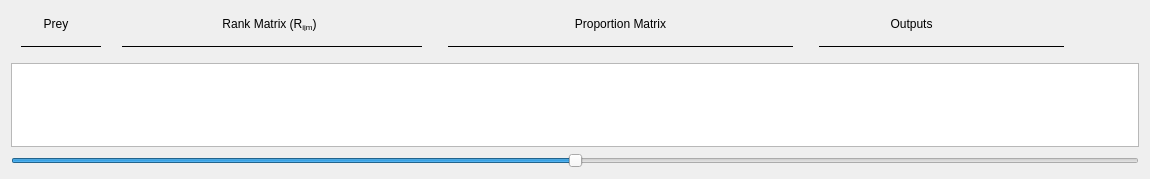
        <widget class="QWidget" name="scrollAreaWidgetContents">
         <property name="geometry">
          <rect>
           <x>0</x>
           <y>0</y>
           <width>1150</width>
           <height>179</height>
          </rect>
         </property>
         <layout class="QVBoxLayout" name="verticalLayout">
          <item>
           <layout class="QHBoxLayout" name="horizontalLayout_2">
            <item>
             <widget class="QLabel" name="Setup_Tab4_PreyLBL">
              <property name="sizePolicy">
               <sizepolicy hsizetype="Fixed" vsizetype="Preferred">
                <horstretch>0</horstretch>
                <verstretch>0</verstretch>
               </sizepolicy>
              </property>
              <property name="minimumSize">
               <size>
                <width>90</width>
                <height>0</height>
               </size>
              </property>
              <property name="maximumSize">
               <size>
                <width>90</width>
                <height>16777215</height>
               </size>
              </property>
              <property name="font">
               <font>
                <weight>75</weight>
                <bold>true</bold>
               </font>
              </property>
              <property name="whatsThis">
               <string>&lt;html&gt;&lt;head/&gt;&lt;body&gt;&lt;p align=&quot;center&quot;&gt;&lt;span style=&quot; font-weight:600;&quot;&gt;Prey&lt;/span&gt;&lt;/p&gt;&lt;p&gt;This is the basic prey data: taxa and relative abundance. The taxa field is automatically completed from the Species Setup tab. Relative abundance is filled in here. Relative abundance is optional and may be set to all 1's.&lt;/p&gt;&lt;/body&gt;&lt;/html&gt;</string>
              </property>
              <property name="lineWidth">
               <number>0</number>
              </property>
              <property name="text">
               <string>&lt;html&gt;&lt;head/&gt;&lt;body&gt;&lt;p align=&quot;center&quot;&gt;&lt;span style=&quot; font-weight:400;&quot;&gt;Prey&lt;/span&gt;&lt;/p&gt;&lt;/body&gt;&lt;/html&gt;</string>
              </property>
              <property name="alignment">
               <set>Qt::AlignBottom|Qt::AlignHCenter</set>
              </property>
             </widget>
            </item>
            <item>
             <widget class="QLabel" name="Setup_Tab4_RankLBL">
              <property name="sizePolicy">
               <sizepolicy hsizetype="Fixed" vsizetype="Preferred">
                <horstretch>0</horstretch>
                <verstretch>0</verstretch>
               </sizepolicy>
              </property>
              <property name="minimumSize">
               <size>
                <width>325</width>
                <height>0</height>
               </size>
              </property>
              <property name="maximumSize">
               <size>
                <width>325</width>
                <height>16777215</height>
               </size>
              </property>
              <property name="font">
               <font>
                <weight>50</weight>
                <bold>false</bold>
               </font>
              </property>
              <property name="whatsThis">
               <string>&lt;html&gt;&lt;head/&gt;&lt;body&gt;&lt;p align=&quot;center&quot;&gt;&lt;span style=&quot; font-weight:600;&quot;&gt;Rank Matrix&lt;/span&gt;&lt;/p&gt;&lt;p&gt;This is the input rank matrix. All fields must be filled in prior to clicking Run. Ranking is represented by numbers 1...N, where 1 is the highest rank and N, the total number of species, is the lowest rank. Columns are defined as follows:&lt;/p&gt;&lt;p&gt;&lt;span style=&quot; font-weight:600;&quot;&gt;Overlap:&lt;/span&gt; This spatiotemporal overlap determines what percent the predator and prey share the same place and the same time; this is optional and may be set to all 1's&lt;/p&gt;&lt;p&gt;&lt;span style=&quot; font-weight:600;&quot;&gt;Detection:&lt;/span&gt; The encountering, locating, and identiication of a prey item&lt;/p&gt;&lt;p&gt;&lt;span style=&quot; font-weight:600;&quot;&gt;Reaction:&lt;/span&gt; Pursuit (predator modifies course and velocity to intercept prey) and attack (predator accelerates through prey location and via water inhalation or mandibular contraction brings prey item into its buccal cavity&lt;/p&gt;&lt;p&gt;&lt;span style=&quot; font-weight:600;&quot;&gt;Capture:&lt;/span&gt; When prey enters buccal cavity of predator and stays there (aka. Handling)&lt;/p&gt;&lt;p&gt;&lt;span style=&quot; font-weight:600;&quot;&gt;Ingestion:&lt;/span&gt; Movement of a prey item across the gill rakers toward the esophagael tract&lt;/p&gt;&lt;p&gt;&lt;span style=&quot; font-weight:600;&quot;&gt;Icing:&lt;/span&gt; Used to rank a prey item higher based on special or localized knowledge (e.g. the fish have learned to feed on a particular type of prey item, have a historical preference for a certain type of prey in a particular ecosystem); this is optional and may be set to all 1's&lt;/p&gt;&lt;/body&gt;&lt;/html&gt;</string>
              </property>
              <property name="lineWidth">
               <number>0</number>
              </property>
              <property name="text">
               <string>&lt;html&gt;&lt;head/&gt;&lt;body&gt;&lt;p align=&quot;center&quot;&gt;Rank Matrix (R&lt;span style=&quot; vertical-align:sub;&quot;&gt;ijm&lt;/span&gt;)&lt;/p&gt;&lt;/body&gt;&lt;/html&gt;</string>
              </property>
              <property name="alignment">
               <set>Qt::AlignBottom|Qt::AlignHCenter</set>
              </property>
             </widget>
            </item>
            <item>
             <widget class="QLabel" name="Setup_Tab4_ProportionLBL">
              <property name="sizePolicy">
               <sizepolicy hsizetype="Fixed" vsizetype="Preferred">
                <horstretch>0</horstretch>
                <verstretch>0</verstretch>
               </sizepolicy>
              </property>
              <property name="minimumSize">
               <size>
                <width>365</width>
                <height>0</height>
               </size>
              </property>
              <property name="maximumSize">
               <size>
                <width>365</width>
                <height>16777215</height>
               </size>
              </property>
              <property name="font">
               <font>
                <weight>50</weight>
                <bold>false</bold>
               </font>
              </property>
              <property name="whatsThis">
               <string>&lt;html&gt;&lt;head/&gt;&lt;body&gt;&lt;p align=&quot;center&quot;&gt;&lt;span style=&quot; font-weight:600;&quot;&gt;Rank Proportion Matrix&lt;/span&gt;&lt;/p&gt;&lt;p&gt;Proportions are calculated for each of the Rank columns. The proportions in the Detection...Icing columns are calculated as follows. &lt;/p&gt;&lt;p&gt;P&lt;span style=&quot; vertical-align:sub;&quot;&gt;ijm&lt;/span&gt; = |(N+1) - R&lt;span style=&quot; vertical-align:sub;&quot;&gt;ijm&lt;/span&gt;| / [ N(N+1)/2 ]&lt;/p&gt;&lt;p&gt;where:&lt;/p&gt;&lt;p&gt;N = number of species&lt;br/&gt;R&lt;span style=&quot; vertical-align:sub;&quot;&gt;ijm&lt;/span&gt; = entry in the rank table&lt;br/&gt;&lt;br/&gt;The subscripts are defined as follows:&lt;br/&gt;i = prey item&lt;br/&gt;j = fish predator&lt;br/&gt;m = rank category&lt;/p&gt;&lt;p&gt;The values in the Product column are calculated by:&lt;/p&gt;&lt;p&gt;S&lt;span style=&quot; vertical-align:sub;&quot;&gt;ij&lt;/span&gt; = &lt;a name=&quot;MathJax-Element-15-Frame&quot;/&gt;&lt;span style=&quot; font-family:'MathJax_Size1'; font-size:18px; color:#282829;&quot;&gt;∏&lt;/span&gt;P&lt;span style=&quot; vertical-align:sub;&quot;&gt;ijm&lt;/span&gt;&lt;/p&gt;&lt;p&gt;However, if there exist Relative Abundance (A&lt;span style=&quot; vertical-align:sub;&quot;&gt;ij&lt;/span&gt;) and Overlap (O&lt;span style=&quot; vertical-align:sub;&quot;&gt;ij&lt;/span&gt;) data then diet composition (D&lt;span style=&quot; vertical-align:sub;&quot;&gt;ij&lt;/span&gt;) is specified as follows: &lt;/p&gt;&lt;p&gt;D&lt;span style=&quot; vertical-align:sub;&quot;&gt;ij&lt;/span&gt; = A&lt;span style=&quot; vertical-align:sub;&quot;&gt;ij&lt;/span&gt; * O&lt;span style=&quot; vertical-align:sub;&quot;&gt;ij&lt;/span&gt; * S&lt;span style=&quot; vertical-align:sub;&quot;&gt;ij&lt;/span&gt;&lt;/p&gt;&lt;p&gt;and that is what's specified in the Product column.&lt;/p&gt;&lt;/body&gt;&lt;/html&gt;</string>
              </property>
              <property name="lineWidth">
               <number>0</number>
              </property>
              <property name="text">
               <string>&lt;html&gt;&lt;head/&gt;&lt;body&gt;&lt;p align=&quot;center&quot;&gt;Proportion Matrix&lt;/p&gt;&lt;/body&gt;&lt;/html&gt;</string>
              </property>
              <property name="alignment">
               <set>Qt::AlignBottom|Qt::AlignHCenter</set>
              </property>
             </widget>
            </item>
            <item>
             <widget class="QLabel" name="Setup_Tab4_OutputMatrixLBL">
              <property name="sizePolicy">
               <sizepolicy hsizetype="Expanding" vsizetype="Preferred">
                <horstretch>0</horstretch>
                <verstretch>0</verstretch>
               </sizepolicy>
              </property>
              <property name="minimumSize">
               <size>
                <width>205</width>
                <height>0</height>
               </size>
              </property>
              <property name="maximumSize">
               <size>
                <width>205</width>
                <height>16777215</height>
               </size>
              </property>
              <property name="font">
               <font>
                <weight>50</weight>
                <bold>false</bold>
               </font>
              </property>
              <property name="whatsThis">
               <string>&lt;html&gt;&lt;head/&gt;&lt;body&gt;&lt;p align=&quot;center&quot;&gt;&lt;span style=&quot; font-weight:600;&quot;&gt;Outputs&lt;/span&gt;&lt;/p&gt;&lt;p&gt;The values in these 3 columns represent the final calculated values in this tool and are plotted in the charts available in the Output window. There are 3 final calculated values:&lt;/p&gt;&lt;p&gt;&lt;span style=&quot; font-weight:600;&quot;&gt;1. RPA Model&lt;/span&gt;&lt;/p&gt;&lt;p&gt;This value, D'&lt;span style=&quot; vertical-align:sub;&quot;&gt;ij&lt;/span&gt;, provides a prediction of the diet composition of prey i in the current predator j. It's calculated by:&lt;/p&gt;&lt;p&gt;D'&lt;span style=&quot; vertical-align:sub;&quot;&gt;ij&lt;/span&gt; = D&lt;span style=&quot; vertical-align:sub;&quot;&gt;ij&lt;/span&gt; / &lt;span style=&quot; font-family:'Roboto,arial,sans-serif'; font-size:14px; color:#4d5156;&quot;&gt;ΣD&lt;/span&gt;&lt;span style=&quot; vertical-align:sub;&quot;&gt;ij&lt;/span&gt;&lt;/p&gt;&lt;p&gt;&lt;span style=&quot; font-weight:600;&quot;&gt;2. Null Ambient (Ai)&lt;/span&gt;&lt;/p&gt;&lt;p&gt;This is the relative abundance for each prey item.&lt;/p&gt;&lt;p&gt;&lt;span style=&quot; font-weight:600;&quot;&gt;3. Null Selectivity&lt;/span&gt;&lt;/p&gt;&lt;p&gt;This is 1/N for each prey item.&lt;/p&gt;&lt;p&gt;Where,&lt;/p&gt;&lt;p&gt;N = number of prey items&lt;br/&gt;i = prey item&lt;br/&gt;j = fish predator&lt;br/&gt;&lt;/p&gt;&lt;/body&gt;&lt;/html&gt;</string>
              </property>
              <property name="lineWidth">
               <number>0</number>
              </property>
              <property name="text">
               <string>&lt;html&gt;&lt;head/&gt;&lt;body&gt;&lt;p align=&quot;center&quot;&gt;Outputs&lt;/p&gt;&lt;/body&gt;&lt;/html&gt;</string>
              </property>
              <property name="alignment">
               <set>Qt::AlignBottom|Qt::AlignHCenter</set>
              </property>
             </widget>
            </item>
            <item>
             <spacer name="horizontalSpacer">
              <property name="orientation">
               <enum>Qt::Horizontal</enum>
              </property>
              <property name="sizeHint" stdset="0">
               <size>
                <width>0</width>
                <height>20</height>
               </size>
              </property>
             </spacer>
            </item>
           </layout>
          </item>
          <item>
           <layout class="QHBoxLayout" name="horizontalLayout_3">
            <item>
             <spacer name="Setup_Tab4_HSpacerHS">
              <property name="orientation">
               <enum>Qt::Horizontal</enum>
              </property>
              <property name="sizeType">
               <enum>QSizePolicy::Fixed</enum>
              </property>
              <property name="sizeHint" stdset="0">
               <size>
                <width>10</width>
                <height>20</height>
               </size>
              </property>
             </spacer>
            </item>
            <item>
             <widget class="Line" name="Setup_Tab4_PreyLN">
              <property name="sizePolicy">
               <sizepolicy hsizetype="Fixed" vsizetype="Fixed">
                <horstretch>0</horstretch>
                <verstretch>0</verstretch>
               </sizepolicy>
              </property>
              <property name="minimumSize">
               <size>
                <width>80</width>
                <height>0</height>
               </size>
              </property>
              <property name="maximumSize">
               <size>
                <width>80</width>
                <height>16777215</height>
               </size>
              </property>
              <property name="frameShadow">
               <enum>QFrame::Plain</enum>
              </property>
              <property name="lineWidth">
               <number>1</number>
              </property>
              <property name="orientation">
               <enum>Qt::Horizontal</enum>
              </property>
             </widget>
            </item>
            <item>
             <spacer name="horizontalSpacer_2">
              <property name="orientation">
               <enum>Qt::Horizontal</enum>
              </property>
              <property name="sizeType">
               <enum>QSizePolicy::Fixed</enum>
              </property>
              <property name="sizeHint" stdset="0">
               <size>
                <width>15</width>
                <height>5</height>
               </size>
              </property>
             </spacer>
            </item>
            <item>
             <widget class="Line" name="line_3">
              <property name="sizePolicy">
               <sizepolicy hsizetype="Fixed" vsizetype="Fixed">
                <horstretch>0</horstretch>
                <verstretch>0</verstretch>
               </sizepolicy>
              </property>
              <property name="minimumSize">
               <size>
                <width>300</width>
                <height>0</height>
               </size>
              </property>
              <property name="maximumSize">
               <size>
                <width>300</width>
                <height>16777215</height>
               </size>
              </property>
              <property name="whatsThis">
               <string>&lt;html&gt;&lt;head/&gt;&lt;body&gt;&lt;p align=&quot;center&quot;&gt;&lt;span style=&quot; font-weight:600;&quot;&gt;Rank Matrix&lt;/span&gt;&lt;/p&gt;&lt;p&gt;This is the input rank matrix. All fields must be filled in prior to clicking Run. Ranking is represented by numbers 1...N, where 1 is the highest rank and N, the total number of species, is the lowest rank. Columns are defined as follows:&lt;/p&gt;&lt;p&gt;&lt;span style=&quot; font-weight:600;&quot;&gt;Overlap:&lt;/span&gt; This spatiotemporal overlap determines what percent the predator and prey share the same place and the same time; this is optional and may be set to all 1's&lt;/p&gt;&lt;p&gt;&lt;span style=&quot; font-weight:600;&quot;&gt;Detection:&lt;/span&gt; The encountering, locating, and identiication of a prey item&lt;/p&gt;&lt;p&gt;&lt;span style=&quot; font-weight:600;&quot;&gt;Reaction:&lt;/span&gt; Pursuit (predator modifies course and velocity to intercept prey) and attack (predator accelerates through prey location and via water inhalation or mandibular contraction brings prey item into its buccal cavity&lt;/p&gt;&lt;p&gt;&lt;span style=&quot; font-weight:600;&quot;&gt;Capture:&lt;/span&gt; When prey enters buccal cavity of predator and stays there (aka. Handling)&lt;/p&gt;&lt;p&gt;&lt;span style=&quot; font-weight:600;&quot;&gt;Ingestion:&lt;/span&gt; Movement of a prey item across the gill rakers toward the esophagael tract&lt;/p&gt;&lt;p&gt;&lt;span style=&quot; font-weight:600;&quot;&gt;Icing:&lt;/span&gt; Used to rank a prey item higher based on special or localized knowledge (e.g. the fish have learned to feed on a particular type of prey item, have a historical preference for a certain type of prey in a particular ecosystem); this is optional and may be set to all 1's&lt;/p&gt;&lt;/body&gt;&lt;/html&gt;</string>
              </property>
              <property name="frameShadow">
               <enum>QFrame::Plain</enum>
              </property>
              <property name="lineWidth">
               <number>1</number>
              </property>
              <property name="orientation">
               <enum>Qt::Horizontal</enum>
              </property>
             </widget>
            </item>
            <item>
             <spacer name="horizontalSpacer_3">
              <property name="orientation">
               <enum>Qt::Horizontal</enum>
              </property>
              <property name="sizeType">
               <enum>QSizePolicy::Fixed</enum>
              </property>
              <property name="sizeHint" stdset="0">
               <size>
                <width>20</width>
                <height>5</height>
               </size>
              </property>
             </spacer>
            </item>
            <item>
             <widget class="Line" name="line_4">
              <property name="sizePolicy">
               <sizepolicy hsizetype="Fixed" vsizetype="Fixed">
                <horstretch>0</horstretch>
                <verstretch>0</verstretch>
               </sizepolicy>
              </property>
              <property name="minimumSize">
               <size>
                <width>345</width>
                <height>0</height>
               </size>
              </property>
              <property name="maximumSize">
               <size>
                <width>345</width>
                <height>16777215</height>
               </size>
              </property>
              <property name="whatsThis">
               <string>&lt;html&gt;&lt;head/&gt;&lt;body&gt;&lt;p align=&quot;center&quot;&gt;&lt;span style=&quot; font-weight:600;&quot;&gt;Rank Proportion Matrix&lt;/span&gt;&lt;/p&gt;&lt;p&gt;Proportions are calculated for each of the Rank columns. The proportions in the Detection...Icing columns are calculated as follows. &lt;/p&gt;&lt;p&gt;P&lt;span style=&quot; vertical-align:sub;&quot;&gt;ijm&lt;/span&gt; = |(N+1) - R&lt;span style=&quot; vertical-align:sub;&quot;&gt;ijm&lt;/span&gt;| / [ N(N+1)/2 ]&lt;/p&gt;&lt;p&gt;where:&lt;/p&gt;&lt;p&gt;N = number of species&lt;br/&gt;R&lt;span style=&quot; vertical-align:sub;&quot;&gt;ijm&lt;/span&gt; = entry in the rank table&lt;br/&gt;&lt;br/&gt;The subscripts are defined as follows:&lt;br/&gt;i = prey item&lt;br/&gt;j = fish predator&lt;br/&gt;m = rank category&lt;/p&gt;&lt;p&gt;The values in the Product column are calculated by:&lt;/p&gt;&lt;p&gt;S&lt;span style=&quot; vertical-align:sub;&quot;&gt;ij&lt;/span&gt; = &lt;a name=&quot;MathJax-Element-15-Frame&quot;/&gt;&lt;span style=&quot; font-family:'MathJax_Size1'; font-size:18px; color:#282829;&quot;&gt;∏&lt;/span&gt;P&lt;span style=&quot; vertical-align:sub;&quot;&gt;ijm&lt;/span&gt;&lt;/p&gt;&lt;p&gt;However, if there exist Relative Abundance (A&lt;span style=&quot; vertical-align:sub;&quot;&gt;ij&lt;/span&gt;) and Overlap (O&lt;span style=&quot; vertical-align:sub;&quot;&gt;ij&lt;/span&gt;) data then diet composition (D&lt;span style=&quot; vertical-align:sub;&quot;&gt;ij&lt;/span&gt;) is specified as follows: &lt;/p&gt;&lt;p&gt;D&lt;span style=&quot; vertical-align:sub;&quot;&gt;ij&lt;/span&gt; = A&lt;span style=&quot; vertical-align:sub;&quot;&gt;ij&lt;/span&gt; * O&lt;span style=&quot; vertical-align:sub;&quot;&gt;ij&lt;/span&gt; * S&lt;span style=&quot; vertical-align:sub;&quot;&gt;ij&lt;/span&gt;&lt;/p&gt;&lt;p&gt;and that is what's specified in the Product column.&lt;/p&gt;&lt;/body&gt;&lt;/html&gt;</string>
              </property>
              <property name="frameShadow">
               <enum>QFrame::Plain</enum>
              </property>
              <property name="lineWidth">
               <number>1</number>
              </property>
              <property name="orientation">
               <enum>Qt::Horizontal</enum>
              </property>
             </widget>
            </item>
            <item>
             <spacer name="horizontalSpacer_4">
              <property name="orientation">
               <enum>Qt::Horizontal</enum>
              </property>
              <property name="sizeType">
               <enum>QSizePolicy::Fixed</enum>
              </property>
              <property name="sizeHint" stdset="0">
               <size>
                <width>20</width>
                <height>5</height>
               </size>
              </property>
             </spacer>
            </item>
            <item>
             <widget class="Line" name="line_5">
              <property name="sizePolicy">
               <sizepolicy hsizetype="Fixed" vsizetype="Fixed">
                <horstretch>0</horstretch>
                <verstretch>0</verstretch>
               </sizepolicy>
              </property>
              <property name="minimumSize">
               <size>
                <width>245</width>
                <height>0</height>
               </size>
              </property>
              <property name="maximumSize">
               <size>
                <width>245</width>
                <height>16777215</height>
               </size>
              </property>
              <property name="whatsThis">
               <string>&lt;html&gt;&lt;head/&gt;&lt;body&gt;&lt;p align=&quot;center&quot;&gt;&lt;span style=&quot; font-weight:600;&quot;&gt;Outputs&lt;/span&gt;&lt;/p&gt;&lt;p&gt;The values in these 3 columns represent the final calculated values in this tool and are plotted in the charts available in the Output window. There are 3 final calculated values:&lt;/p&gt;&lt;p&gt;&lt;span style=&quot; font-weight:600;&quot;&gt;1. RPA Model&lt;/span&gt;&lt;/p&gt;&lt;p&gt;This value, D'&lt;span style=&quot; vertical-align:sub;&quot;&gt;ij&lt;/span&gt;, provides a prediction of the diet composition of prey i in the current predator j. It's calculated by:&lt;/p&gt;&lt;p&gt;D'&lt;span style=&quot; vertical-align:sub;&quot;&gt;ij&lt;/span&gt; = D&lt;span style=&quot; vertical-align:sub;&quot;&gt;ij&lt;/span&gt; / &lt;span style=&quot; font-family:'Roboto,arial,sans-serif'; font-size:14px; color:#4d5156;&quot;&gt;ΣD&lt;/span&gt;&lt;span style=&quot; vertical-align:sub;&quot;&gt;ij&lt;/span&gt;&lt;/p&gt;&lt;p&gt;&lt;span style=&quot; font-weight:600;&quot;&gt;2. Null Ambient (Ai)&lt;/span&gt;&lt;/p&gt;&lt;p&gt;This is the relative abundance for each prey item.&lt;/p&gt;&lt;p&gt;&lt;span style=&quot; font-weight:600;&quot;&gt;3. Null Selectivity&lt;/span&gt;&lt;/p&gt;&lt;p&gt;This is 1/N for each prey item.&lt;/p&gt;&lt;p&gt;Where,&lt;/p&gt;&lt;p&gt;N = number of prey items&lt;br/&gt;i = prey item&lt;br/&gt;j = fish predator&lt;br/&gt;&lt;/p&gt;&lt;/body&gt;&lt;/html&gt;</string>
              </property>
              <property name="frameShadow">
               <enum>QFrame::Plain</enum>
              </property>
              <property name="lineWidth">
               <number>1</number>
              </property>
              <property name="orientation">
               <enum>Qt::Horizontal</enum>
              </property>
             </widget>
            </item>
            <item>
             <spacer name="horizontalSpacer_6">
              <property name="orientation">
               <enum>Qt::Horizontal</enum>
              </property>
              <property name="sizeHint" stdset="0">
               <size>
                <width>40</width>
                <height>5</height>
               </size>
              </property>
             </spacer>
            </item>
           </layout>
          </item>
          <item>
           <widget class="QTableView" name="Setup_Tab4_DataTV">
            <property name="sizePolicy">
             <sizepolicy hsizetype="MinimumExpanding" vsizetype="Expanding">
              <horstretch>2</horstretch>
              <verstretch>0</verstretch>
             </sizepolicy>
            </property>
            <property name="minimumSize">
             <size>
              <width>400</width>
              <height>0</height>
             </size>
            </property>
            <property name="maximumSize">
             <size>
              <width>16777215</width>
              <height>16777215</height>
             </size>
            </property>
            <property name="font">
             <font>
              <weight>50</weight>
              <bold>false</bold>
             </font>
            </property>
            <property name="toolTip">
             <string/>
            </property>
            <property name="statusTip">
             <string>Rank data for current predator</string>
            </property>
            <property name="whatsThis">
             <string>&lt;html&gt;&lt;head/&gt;&lt;body&gt;&lt;p align=&quot;center&quot;&gt;&lt;span style=&quot; font-weight:600;&quot;&gt;Rank Data&lt;/span&gt;&lt;/p&gt;&lt;p&gt;This table contains the rank data (both input and output) for the current predator. The user inputs data only in cells with white backgrounds. All other cells are either automatically filled in or calculated when the user clicks Run.&lt;/p&gt;&lt;p&gt;For more detailed information on each individual matrix, click WhatsThis help on the specific matrix label above.&lt;/p&gt;&lt;/body&gt;&lt;/html&gt;</string>
            </property>
           </widget>
          </item>
          <item>
           <widget class="QSlider" name="Setup_Tab4_DataSL">
            <property name="toolTip">
             <string>Overlay interaction slider</string>
            </property>
            <property name="statusTip">
             <string>Overlay interaction slider</string>
            </property>
            <property name="whatsThis">
             <string>&lt;html&gt;&lt;head/&gt;&lt;body&gt;&lt;p align=&quot;center&quot;&gt;&lt;span style=&quot; font-weight:600;&quot;&gt;Overlay Interaction Slider&lt;/span&gt;&lt;/p&gt;&lt;p&gt;If the user first selects 1 or more Overlap cells, this slider will allow the user to modify those values and then will immediately re-calculate the model and update the output chart. The Overlap values are limited to values between 0 and 1.0, inclusive.&lt;/p&gt;&lt;/body&gt;&lt;/html&gt;</string>
            </property>
            <property name="maximum">
             <number>100</number>
            </property>
            <property name="sliderPosition">
             <number>50</number>
            </property>
            <property name="orientation">
             <enum>Qt::Horizontal</enum>
            </property>
           </widget>
          </item>
         </layout>
        </widget>
